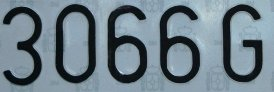
#> input picture images/matricula2.jpeg, 274 x 92 px
$ python test.py   (Python 2 division)
#> lines starting #> are read from the running program, lines starting #| are printed output that depends on the picture; after the words box and inside, x2 and y2 are one past the last pixel; in counts of white or black regions, pixels touching at a corner belong together
### imgio.py
#!/usr/bin/python
# -*- coding: utf-8 -*-

# DEV: Adrià Auguets i Felipe Arango

from img import *
from PIL import Image

# [10 lines left out: function read_rgb, not called in this run]


def read_bn(nomf):
    """
    Donat un nom d'arxiu corresponent a una imatge en blanc i negre,
    retorna la matriu d'imatge. Cada pixel serà 0 o 255.
    """
#> called with nomf = 'images/matricula2.jpeg'
    image = Image.open(nomf).convert('1')
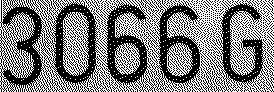
#> image: PIL image 274x92 1; 48.3% white in thin lines or dots
    pix = image.load()
    X = image.size[0]
#> X = 274
    Y = image.size[1]
#> Y = 92
    return [[pix[x,y] for x in range(X)] for y in range(Y)]

# [18 lines left out: functions show, save, not called in this run]

### test.py
#!/usr/bin/python
# -*- coding: utf-8 -*-

from imgio import *

img = read_bn("images/matricula2.jpeg")
#> img = 92 items
for line in img:
	new_line = []
	for val in line:
		if val == 255:
			val = " "
		else:
			val = "▓"
		new_line += [val]
	print "".join(new_line)
#> this loop made 92 passes

$ run again, with images/matricula1.jpeg copied over images/matricula2.jpeg
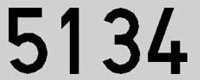
#> input picture images/matricula1.jpeg, 200 x 80 px
#> in read_bn, `image = Image.open(nomf).convert('1')`:
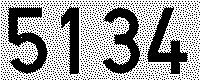
#> image: PIL image 200x80 1; 61.5% white; 1894 black regions (1890 under 20 px), largest, box (x1, y1, x2, y2) and area: (7, 6, 48, 74) 1307, (103, 7, 141, 74) 1145, (147, 6, 188, 74) 1058, (61, 6, 80, 75) 745
#> img = 80 items
#> the loop `for line in img:` made 80 passes

$ run again, with images/matricula3.jpeg copied over images/matricula2.jpeg
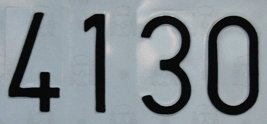
#> input picture images/matricula3.jpeg, 267 x 124 px
#> in read_bn, `image = Image.open(nomf).convert('1')`:
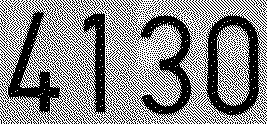
#> image: PIL image 267x124 1; 53.3% white; 439 black regions (419 under 20 px), largest, box (x1, y1, x2, y2) and area: (0, 0, 220, 124) 9807, (197, 0, 267, 124) 3531, (109, 42, 139, 81) 208
#> img = 124 items
#> the loop `for line in img:` made 124 passes
